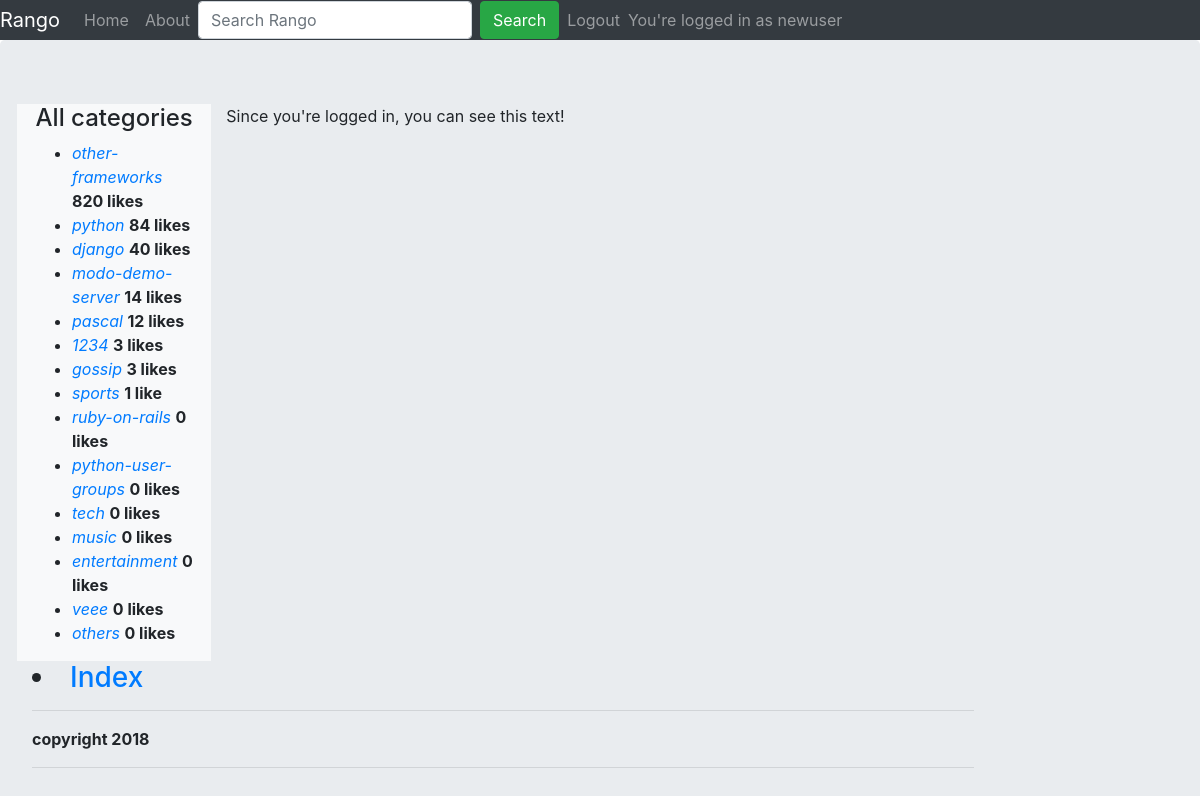
/rango/restricted/ (signed in), run on the app's committed database.
### rango/models.py (models this page shows, shortened)
class Category(models.Model):
	name = models.CharField(max_length=128, unique=True)
	views = models.IntegerField(default=0)
	likes = models.IntegerField(default=0)
	slug = models.SlugField(unique = True)
	class Meta:
		verbose_name_plural = 'Categories'

### rango/views.py (the view)
@login_required
def restricted(request):
	return render(request,'rango/restricted.html',
		{'text': "Since you're logged in, you can see this text!"})

### rango/templatetags/rango_template_tags.py (called while the page is built)
@register.inclusion_tag('rango/cats.html')
def get_category_list():
	return {'cats': Category.objects.order_by('-likes')}

### templates/rango/restricted.html (shortened to what this page needs)
{% extends 'rango/base.html' %}
{% block body_block %}
{{text}}
{% endblock %}
{% block footer %}
<h3><li><a href='{% url 'rango:index' %}'>Index</a></li></h3>
{% endblock %}

### templates/rango/base.html (shortened to what this page needs)
<!DOCTYPE html>
{% load staticfiles %}
{% load rango_template_tags %}
<html>
	<head lang="en">
    <link rel="stylesheet" href="https://maxcdn.bootstrapcdn.com/bootstrap/4.1.0/css/bootstrap.min.css">
	</head>
	<body>
		<nav class="navbar-expand-sm bg-dark navbar-dark ">
			<div class="collapse navbar-collapse" id="navbarcollapse">
			<ul class="navbar-nav">
				<a class="navbar-brand" href="{% url "rango:index" %}">Rango</a>
				<li class="nav-item">
					<a class="nav-link" href="{% url "rango:index" %}">Home</a>
				</li>
				<li class="nav-item">
					<a class="nav-link" href="{% url "rango:about" %}">About</a>
				</li>
				<form class="form-inline" action="">
					<input type="text" class="form-control mr-sm-2" placeholder="Search Rango">
					<button type="submit" class="btn btn-success">Search</button>
				</form>
				{% if user.is_authenticated %}
				<li class="nav-item">
					<a class="nav-link" href="{% url "rango:logout" %}">Logout</a>
				</li>
				<span class="navbar-text">You're logged in as {{user.username}} </span>
				{% endif %}
			</ul>
		</div>
		</nav>
		<div class="container-fluid jumbotron">
			<div class="row">
				<div class="col-sm-3 col-md-2 sidebar bg-light">
					{% block sidebar_block %}
					<h4 class="text-center">All categories</h4>
						{% get_category_list %}
					{% endblock %}
				</div>
				<div class="col-sm-9 col-sm-offset-3 col-md-10 col-md-offset-2 main">
					{% block body_block %}
					{% endblock %}
				</div>
				<div class="col-sm-9 col-sm-offset-3 col-md-10 col-md-offset-2 main">
					{% block footer%}
					{% endblock %}
					<hr/>
					<p><strong><p>copyright 2018</p></strong></p>
					<hr/>
				</div>
			</div>
		</div>
	</body>
</html>

### templates/rango/cats.html
<ul>
	{% if cats %}
		{% for cat in cats %}
			<li>
				<i><a href='{% url 'rango:show_category' cat.slug%}'>{{cat.slug}}</a></i>
				<strong>{{cat.likes}} like{{cat.likes|pluralize}}</strong>
			</li>
		{% endfor %}
	{% endif %}
</ul>

### data on the page
Category: slug "other-frameworks", likes "820"
Category: slug "python", likes "84"
Category: slug "django", likes "40"
Category: slug "modo-demo-server", likes "14"
Category: slug "pascal", likes "12"
Category: slug "1234", likes "3"
Category: slug "gossip", likes "3"
Category: slug "sports", likes "1"
Category: slug "ruby-on-rails", likes "0"
Category: slug "python-user-groups", likes "0"
Category: slug "tech", likes "0"
Category: slug "music", likes "0"
Category: slug "entertainment", likes "0"
Category: slug "veee", likes "0"
Category: slug "others", likes "0"

### other printed values
{{ user.username }} "newuser"
{{ text }} "Since you're logged in, you can see this text!"
